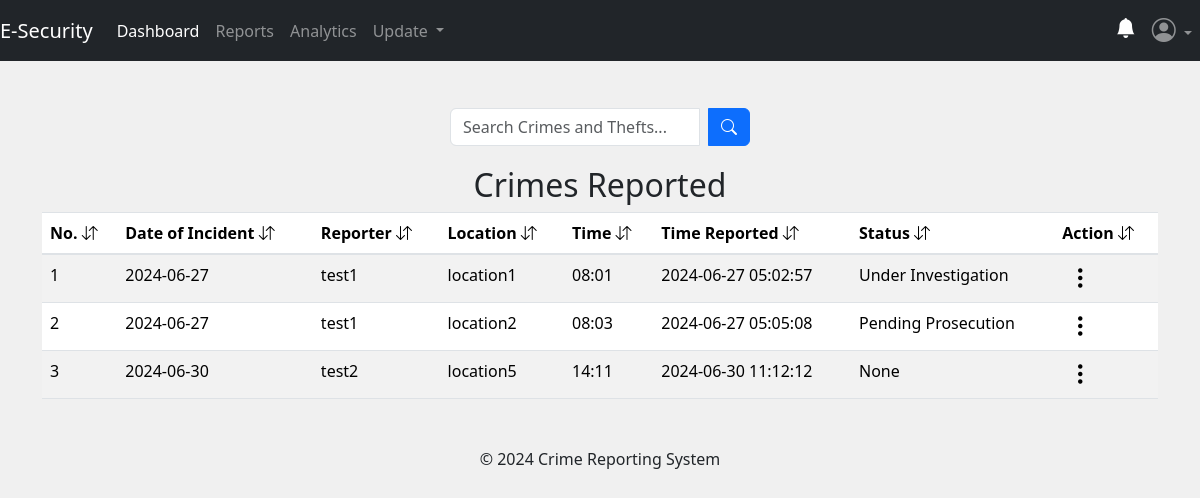
/admin/crime_status (signed in), run on an earlier commit of the app's database.
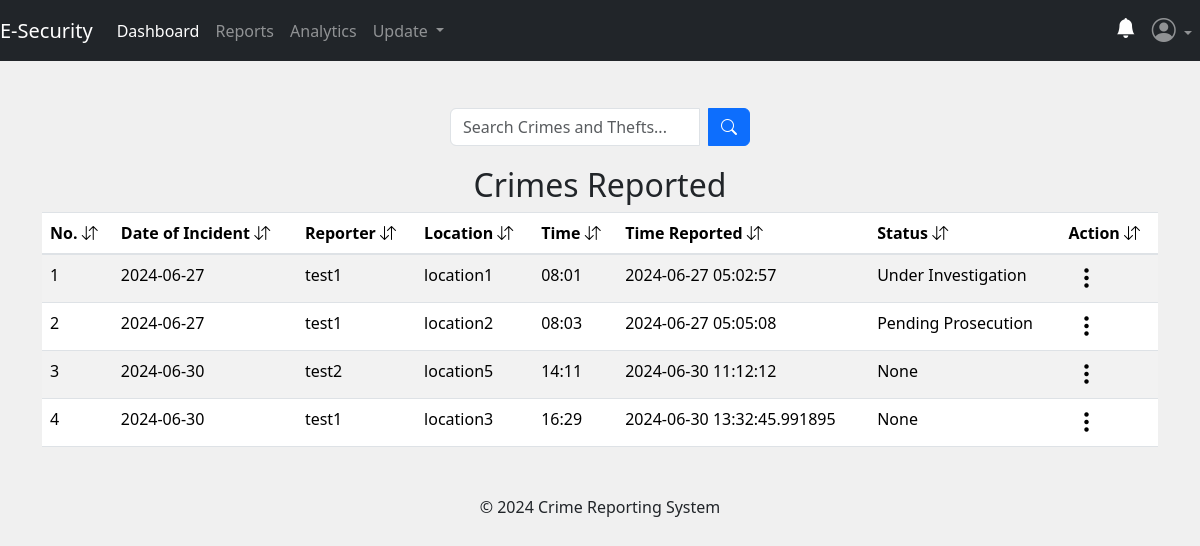
And on a later commit of the database.
### app/posts/models.py (models this page shows, shortened)
class Crime(db.Model, UserMixin):
    crime_id = db.Column(db.Integer, primary_key=True)
    date_of_incident = db.Column(db.String(10), nullable=False)
    issued_by = db.Column(db.String(20), nullable=True)
    time_of_incident = db.Column(db.String(10), nullable=False)
    incident_location = db.Column(db.Text, nullable=False)
    incident_nature = db.Column(db.Text, nullable=False)
    incident_details = db.Column(db.Text, nullable=False)
    suspect_details = db.Column(db.Text, nullable=True)
    arrest_history = db.Column(db.Text, nullable=False)
    suspect_name = db.Column(db.String(10), nullable=True)
    comments = db.Column(db.Text, nullable=True)
    crime_status = db.Column(db.String(10), nullable=True)
    latitude = db.Column(db.Float)
    longitude = db.Column(db.Float)
    crime_file_upload = db.Column(db.Text, nullable=True)
    crime_file_name = db.Column(db.Text, nullable=True)
    crime_mimetype = db.Column(db.Text, nullable=True)
    date_crime_received = db.Column(db.DateTime(timezone=True), nullable=False, default=func.now())
    reporter_id = db.Column(db.Integer, db.ForeignKey('user.id'))

### app/admins/routes.py (the view)
@admins.route('/admin/crime_status')
@admin_required
def crimeStatus():
    search_crime = request.args.get('search_crime', '')
    try:
        if search_crime:
            crimes_status = Crime.query.filter(
                Crime.incident_location.ilike(f'%{search_crime}%') |
                Crime.issued_by.ilike(f'%{search_crime}%') |
                Crime.date_of_incident.ilike(f'%{search_crime}%') |
                Crime.time_of_incident.ilike(f'%{search_crime}%') |
                Crime.date_crime_received.ilike(f'%{search_crime}%') |
                Crime.crime_status.ilike(f'%{search_crime}%')
            ).all()
        else:
            crimes_status = Crime.query.all()
    except:
        current_app.logger.error("Database error date_theft_received:")
        flash("No report with the keyword.", "warning")
        return redirect(url_for('admins.crimeStatus'))
    return render_template('admin/crime_status.html', title='Crime Status', crimes_status=crimes_status)

### app/__init__.py (called while the page is built)
@login_manager.user_loader
def load_user(user_id):
    return models.User.query.get(user_id)

### app/admins/routes.py (called while the page is built)
def admin_required(f):
    @wraps(f)
    def decorated_function(*args, **kwargs):
        if not session.get('admin_id'):
            flash('You need to be logged in as an admin to access the page.', 'danger')
            return redirect(url_for('admins.adminIndex'))
        return f(*args, **kwargs)
    return decorated_function

### app/templates/admin/crime_status.html (shortened to what this page needs)
{% extends 'admin/layout.html' %}
{% block content %}
<div class="container">
    <br>
    <form method="GET" action="{{ url_for('admins.crimeStatus') }}" class="search-form">
        <div class="input-group search-input">
            <input type="text" name="search_crime" class="form-control" placeholder="Search Crimes and Thefts...">
            <div class="input-group-append ms-2">
                <button type="submit" class="btn btn-primary">
                    <i class="bi bi-search"></i>
                </button>
            </div>
        </div>
    </form>
{% if crimes_status %}
<table class="table table-striped table-hover">
    <h2 style="text-align: center;">Crimes Reported</h2>
    <thead>
        <tr>
            <th scope="col">No. <i class="bi bi-arrow-down-up"></i></th>
            <th scope="col">Date of Incident <i class="bi bi-arrow-down-up"></i></th>
            <th scope="col">Reporter <i class="bi bi-arrow-down-up"></i></th>
            <th scope="col">Location <i class="bi bi-arrow-down-up"></i></th>
            <th scope="col">Time <i class="bi bi-arrow-down-up"></i></th>
            <th scope="col">Time Reported <i class="bi bi-arrow-down-up"></i></th>
            <th scope="col">Status <i class="bi bi-arrow-down-up"></i></th>
            <th scope="col">Action <i class="bi bi-arrow-down-up"></i></th>
        </tr>
    </thead>
    <tbody>
        {% for crime in crimes_status %}
            <tr>
                <td>{{ loop.index }}</td>
                <td>{{ crime.date_of_incident }}</td>
                <td>{{ crime.issued_by }}</td>
                <td>{{ crime.incident_location }}</td>
                <td>{{ crime.time_of_incident }}</td>
                <td>{{ crime.date_crime_received }}</td>
                <td>{{ crime.crime_status }}</td>
                <td>
                    <div class="dropdown">
                        <button class="three-dots-btn" type="button" id="dropdownMenuButton{{ crime.crime_id }}" data-bs-toggle="dropdown" aria-expanded="false">
                            <i class="bi bi-three-dots-vertical h4"></i>
                        </button>
                    </div>
                  </td>
            </tr>
        {% endfor %}
    </tbody>
  </table>
{% endif %}
{% endblock content %}

What changed in the data, as far as the page shows it:
added Crime: date_of_incident "2024-06-30", issued_by "test1", incident_location "location3", time_of_incident "16:29", date_crime_received "2024-06-30 13:32:45.991895", crime_status "None"
